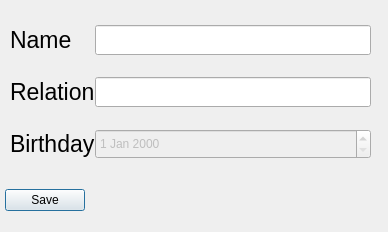
<?xml version="1.0" encoding="UTF-8"?>
<ui version="4.0">
 <class>EditDependentDetails</class>
 <widget class="QWidget" name="EditDependentDetails">
  <property name="geometry">
   <rect>
    <x>0</x>
    <y>0</y>
    <width>388</width>
    <height>232</height>
   </rect>
  </property>
  <property name="windowTitle">
   <string>Edit Employee Dependent</string>
  </property>
  <widget class="QWidget" name="verticalLayoutWidget">
   <property name="geometry">
    <rect>
     <x>0</x>
     <y>10</y>
     <width>381</width>
     <height>211</height>
    </rect>
   </property>
   <layout class="QVBoxLayout" name="verticalLayout">
    <property name="spacing">
     <number>10</number>
    </property>
    <property name="leftMargin">
     <number>5</number>
    </property>
    <property name="topMargin">
     <number>5</number>
    </property>
    <property name="rightMargin">
     <number>5</number>
    </property>
    <property name="bottomMargin">
     <number>10</number>
    </property>
    <item>
     <layout class="QFormLayout" name="formLayout">
      <property name="horizontalSpacing">
       <number>0</number>
      </property>
      <property name="verticalSpacing">
       <number>22</number>
      </property>
      <property name="leftMargin">
       <number>5</number>
      </property>
      <property name="topMargin">
       <number>10</number>
      </property>
      <property name="rightMargin">
       <number>5</number>
      </property>
      <property name="bottomMargin">
       <number>10</number>
      </property>
      <item row="0" column="0">
       <widget class="QLabel" name="nameLabel">
        <property name="enabled">
         <bool>true</bool>
        </property>
        <property name="minimumSize">
         <size>
          <width>0</width>
          <height>0</height>
         </size>
        </property>
        <property name="baseSize">
         <size>
          <width>0</width>
          <height>0</height>
         </size>
        </property>
        <property name="font">
         <font>
          <pointsize>17</pointsize>
         </font>
        </property>
        <property name="text">
         <string>Name</string>
        </property>
       </widget>
      </item>
      <item row="2" column="0">
       <widget class="QLabel" name="bdayLabel">
        <property name="font">
         <font>
          <pointsize>17</pointsize>
         </font>
        </property>
        <property name="text">
         <string>Birthday</string>
        </property>
       </widget>
      </item>
      <item row="1" column="0">
       <widget class="QLabel" name="relationLabel">
        <property name="font">
         <font>
          <pointsize>17</pointsize>
         </font>
        </property>
        <property name="text">
         <string>Relation</string>
        </property>
       </widget>
      </item>
      <item row="0" column="1">
       <widget class="QLineEdit" name="nameLineEdit">
        <property name="sizePolicy">
         <sizepolicy hsizetype="Expanding" vsizetype="Fixed">
          <horstretch>10</horstretch>
          <verstretch>0</verstretch>
         </sizepolicy>
        </property>
        <property name="minimumSize">
         <size>
          <width>0</width>
          <height>30</height>
         </size>
        </property>
       </widget>
      </item>
      <item row="1" column="1">
       <widget class="QLineEdit" name="relationLineEdit">
        <property name="minimumSize">
         <size>
          <width>0</width>
          <height>30</height>
         </size>
        </property>
       </widget>
      </item>
      <item row="2" column="1">
       <widget class="QDateEdit" name="bdayDateEdit">
        <property name="enabled">
         <bool>false</bool>
        </property>
        <property name="minimumSize">
         <size>
          <width>0</width>
          <height>30</height>
         </size>
        </property>
       </widget>
      </item>
     </layout>
    </item>
    <item>
     <widget class="QDialogButtonBox" name="buttonBox">
      <property name="layoutDirection">
       <enum>Qt::RightToLeft</enum>
      </property>
      <property name="orientation">
       <enum>Qt::Horizontal</enum>
      </property>
      <property name="standardButtons">
       <set>QDialogButtonBox::Save</set>
      </property>
     </widget>
    </item>
   </layout>
  </widget>
 </widget>
 <resources/>
 <connections/>
</ui>
